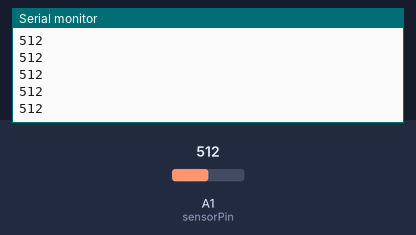
Simulated run of this sketch. Board: Arduino Uno, built with avr-gcc and run on an emulated ATmega328P. Shown: the last lines printed to the serial monitor. The test bench sets the inputs (shaded band); at power-on: A1 (sensorPin) = 512.

Above: at 1.2 s.
1.3 s: A1 (sensorPin) set to 716
At 2.0 s:
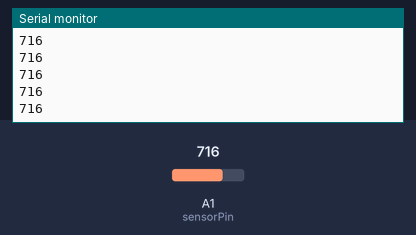
2.8 s: A1 (sensorPin) set to 900
At 3.8 s:
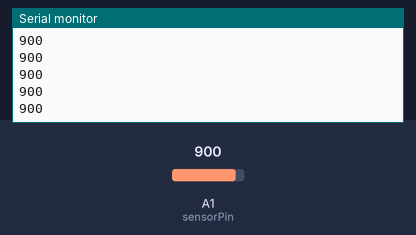
Timing chart, 0 to 5.8 s (numbered marks = the images above; inputs shaded):
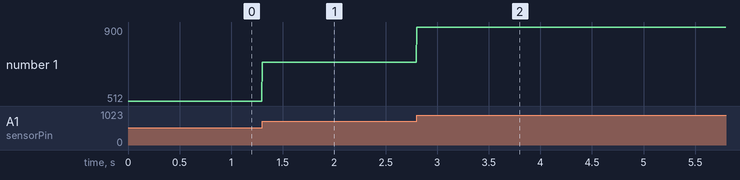

The sketch:

OPT101_Photodiode_Test.ino
```cpp
// Testaufbau mit 300 kOhm zwischen 2 und 5.
// 4 nicht belegt
// Siehe Datenblatt 8.3.2.1 Changing Responsivity

const int sensorPin = A1;
int sensorVal = 0;

void setup() {
  // put your setup code here, to run once:

  Serial.begin(115200);
  pinMode(sensorPin, INPUT);

}

void loop() {
  // put your main code here, to run repeatedly:
  sensorVal = analogRead(sensorPin);
  Serial.println(sensorVal);
  delay(5); //bei genau 5 ms bzw 200 Hz gleichmäßig überlagerte Frequenzen

}
```

Measured:
- after the input at 1.3 s, the serial monitor: prints a new line at once (image 1)
- after the input at 2.8 s, the serial monitor: prints a new line at once (image 2)
- plotted number 1: 512 → 716 after the input at 1.3 s, 716 → 900 after the input at 2.8 s
